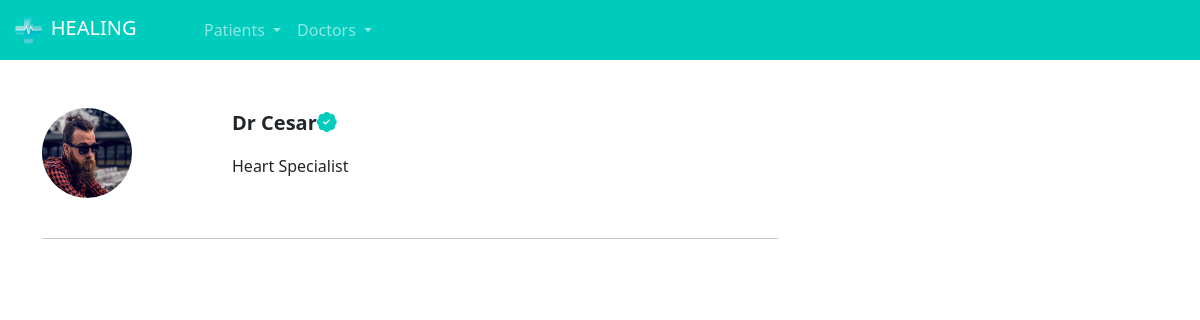
/patients/booking/2/ (signed in), run on the app's committed database.
### doctor/models.py (models this page shows, shortened)
class DoctorInfo(models.Model):
    registration_number = models.CharField(max_length=30)
    name = models.CharField(max_length=100)
    postcode = models.CharField(max_length=15)
    address1 = models.CharField(max_length=100)
    address2 = models.CharField(max_length=100)
    photo_id = models.ImageField(upload_to="photo_id")
    doctor_credentials = models.ImageField(upload_to='doctor_credentials')
    profile_photo = models.ImageField(upload_to="profile_photo")
    user = models.ForeignKey(User, on_delete=models.DO_NOTHING)
    description = models.TextField(null=True, blank=True)
    speciality = models.ForeignKey(Specialities, on_delete=models.DO_NOTHING, null=True, blank=True)
    price = models.FloatField(default=100)

### patients/views.py (the view)
# urls.py: path('booking/<int:id_doctors_data>/', views.booking, name="booking"),
def booking(request, id_doctors_data):
    if request.method == "GET":
        doctor = DoctorInfo.objects.get(id=id_doctors_data)
        schedule = Schedule.objects.filter(user=doctor.user).filter(date__gte=datetime.now()).filter(booked=False)
        return render(request, 'booking.html', {'doctor': doctor, 'schedule': schedule, 'is_doctor': is_doctor(request.user),})

### doctor/models.py (called while the page is built)
def is_doctor(user):
    return DoctorInfo.objects.filter(user=user).exists()

### patients/templates/booking.html (shortened to what this page needs)
{% extends "base.html" %}
{% load static %}
{% block 'head' %}
    <link rel="stylesheet" href="{% static 'doctors/css/schedule.css' %}">
    <link rel="stylesheet" href="{% static 'users/css/users.css' %}">
    <link rel="stylesheet" href="{% static 'doctors/css/doctor_registration.css' %}">
    <link rel="stylesheet" href="{% static 'patients/css/home.css' %}">
    <link rel="stylesheet" href="https://cdn.jsdelivr.net/npm/bootstrap-icons@1.11.3/font/bootstrap-icons.min.css">
{% endblock 'head' %}
{% block 'body' %}
{% include "partials/navbar.html" %}
    <div class="container">
        <br><br>
        <div class="row">
            <div class="col-md-8">
                <div class="row">
                    <div class="col-md-3"><img src="{{doctor.profile_photo.url}}" class="profile-photo-card" alt=""></div>
                    <div class="col-md">
                        <p style="font-size: 20px" class="p-bold">Dr  {{doctor.name}}<i class="bi bi-patch-check-fill icon-main"></i></p>
                        <p>{{doctor.description}}</p>
                    </div>
                </div>
                <br>
                <hr>
            </div>
            <div class="col-md-4">
            </div>
        </div>
    </div>
{% endblock 'body' %}

### templates/static/general/css/base.css (style rules this page uses)
:root { --main-color: #00CCBE; --dark-color: #09A6A3; --contrast-color: #FFD686; }
.p-bold { font-weight: bold; }

### templates/static/patients/css/home.css (style rules this page uses)
.profile-photo-card { width: 90px; height: 90px; border-radius: 45px; }
.icon-main { color: var(--main-color); }

### data on the page
DoctorInfo: profile_photo (picture), name "Cesar", description "Heart Specialist"
